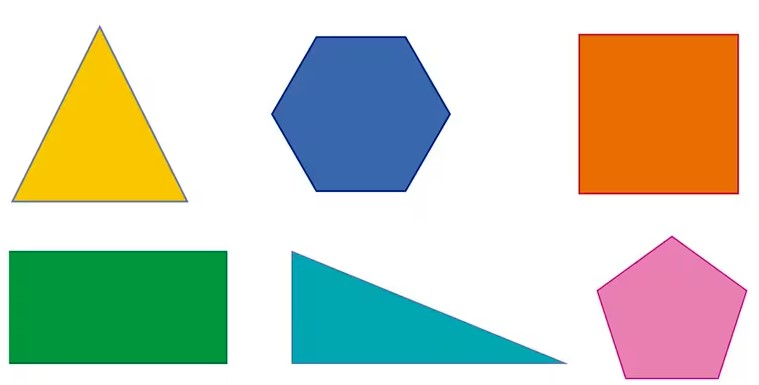
#> input picture Mision1-Control-de-Trayectoria/cva-others/ima.jpg, 759 x 385 px, found by its file name
$ python color.py
#> lines starting #> are read from the running program, lines starting #| are printed output that depends on the picture
import cv2
import numpy as np

# Supongamos que tienes una imagen y has definido una región de interés (ROI)
image = cv2.imread('ima.jpg')
#> image is the input picture: shape (385, 759, 3); mean B, G, R 188.2, 206.2, 201
roi = image[50:150, 50:150]  # Ejemplo de ROI
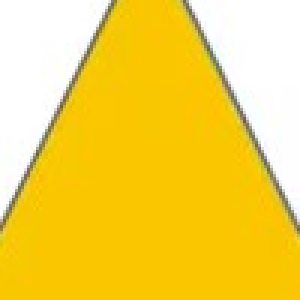
#> roi: shape (100, 100, 3) (shown 3 times larger); mean B, G, R 75.7, 211.4, 246.1

# Calcular el promedio de color en la ROI
color_mean = np.mean(roi, axis=(0, 1))
#> color_mean = [75.66, 211.4, 246.1]
color_rgb = tuple(map(int, color_mean))
#> color_rgb = (75, 211, 246)

# Convertir la tupla RGB a un formato adecuado para OpenCV
rgb_color = np.uint8([[list(color_rgb)]])
#> rgb_color = [[75, 211, 246]]

# Convertir el color RGB a HSV
hsv_color = cv2.cvtColor(rgb_color, cv2.COLOR_RGB2HSV)
#> hsv_color = [[96, 177, 246]]

# Extraer el valor HSV como una tupla
hsv_tuple = tuple(hsv_color[0][0])
#> hsv_tuple = (96, 177, 246)

print("Color RGB:", color_rgb)
#| Color RGB: (75, 211, 246)
print("Color HSV:", hsv_tuple)
#| Color HSV: (96, 177, 246)

$ run again, with Mision1-Control-de-Trayectoria/cva-others/shapes.jpg copied over Mision1-Control-de-Trayectoria/cva-others/ima.jpg
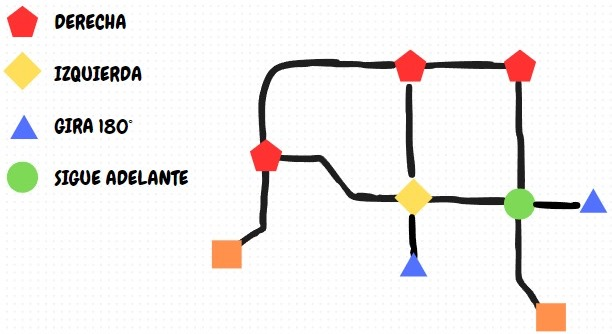
#> input picture Mision1-Control-de-Trayectoria/cva-others/shapes.jpg, 612 x 334 px, found by its file name
#> image is the input picture: shape (334, 612, 3); mean B, G, R 235.8, 237.7, 240.7
#> `roi = image[50:150, 50:150]`:
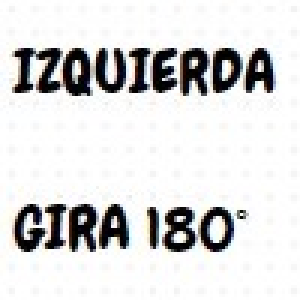
#> roi: shape (100, 100, 3) (shown 3 times larger); mean B, G, R 218.7, 218.6, 218.8
#> color_mean = [218.7, 218.6, 218.8]
#> color_rgb = (218, 218, 218)
#> rgb_color = [[218, 218, 218]]
#> hsv_color = [[0, 0, 218]]
#> hsv_tuple = (0, 0, 218)
#| Color RGB: (218, 218, 218)
#| Color HSV: (0, 0, 218)
